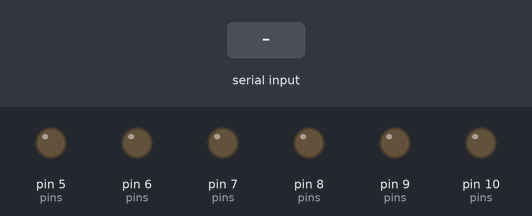
Recording of a sketch running on a simulated Arduino Uno, built with avr-gcc and run on an emulated ATmega328P. Shown: output pins drawn as LEDs (lit = HIGH). The inputs (shaded band) are chosen by the test bench. What the sketch prints to the serial monitor is not drawn.

Above: at 1.2 s.
1.3 s: "90,45\n" received over Serial
At 1.7 s:
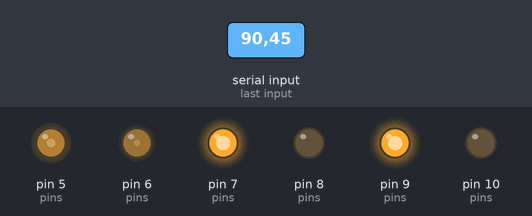
3.3 s: "30,150\n" received over Serial
At 3.7 s:
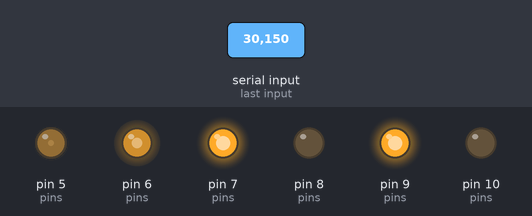
5.3 s: "1,90\n" received over Serial
At 5.7 s:
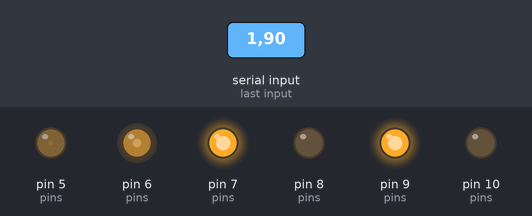
Timing chart, 0 to 8.3 s (numbered marks = the images above; inputs shaded):
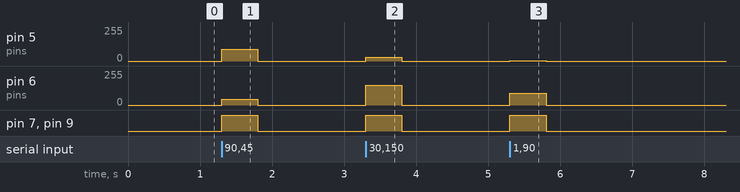

Measured:
- after the input at 1.3 s, pin 5 (pins): 0/255 → 90/255 at once, → 0/255 0.50 s later; pin 6 (pins): 0/255 → 45/255 at once, → 0/255 0.50 s later; pin 7 (pins), pin 9 (pins): LOW → HIGH at once, → LOW 0.50 s later
- after the input at 3.3 s, pin 5 (pins): 0/255 → 30/255 at once, → 0/255 0.50 s later; pin 6 (pins): 0/255 → 150/255 at once, → 0/255 0.50 s later; pin 7 (pins), pin 9 (pins): LOW → HIGH at once, → LOW 0.50 s later
- after the input at 5.3 s, pin 5 (pins): 0/255 → 1/255 at once, → 0/255 0.50 s later; pin 6 (pins): 0/255 → 90/255 at once, → 0/255 0.50 s later; pin 7 (pins), pin 9 (pins): LOW → HIGH at once, → LOW 0.50 s later

The sketch:

robot_car_motor.ino
```cpp
/*
 * robot_car_motor.ino : ROS2 시리얼 노드의 명령을 받아 2바퀴 모터를 구동
 *
 * 프로토콜 (PC -> 아두이노, 115200bps, 한 줄에 명령 하나)
 *     "L,R\n"    L, R = 왼쪽/오른쪽 PWM  (-255 ~ 255, 음수 = 후진)
 *     예) "150,150\n" 전진   "-120,120\n" 제자리 좌회전   "0,0\n" 정지
 *
 * 안전장치: CMD_TIMEOUT_MS 동안 명령이 안 오면 자동 정지
 *           (USB가 빠지거나 ROS 노드가 죽어도 차가 혼자 달리지 않음)
 *
 * 시리얼 모니터(115200, 줄 끝: 새 줄)에서 "100,100" 을 직접 쳐서 ROS 없이 테스트 가능.
 *
 * 모터 드라이버: L298N 기준 (TB6612 도 IN1/IN2/PWM 구조가 같아서 핀만 바꾸면 됨,
 *               TB6612 는 STBY 핀을 HIGH 로 연결)
 */

// ---------------- 배선 (실제 연결에 맞게 수정) ----------------
// 왼쪽 모터 = L298N 의 A 채널
const int LEFT_EN  = 5;   // ENA (PWM 핀이어야 함: 우노 기준 3,5,6,9,10,11)
const int LEFT_IN1 = 7;   // IN1
const int LEFT_IN2 = 8;   // IN2
// 오른쪽 모터 = L298N 의 B 채널
const int RIGHT_EN  = 6;  // ENB (PWM 핀)
const int RIGHT_IN1 = 9;  // IN3
const int RIGHT_IN2 = 10; // IN4

// 전진 명령인데 바퀴가 뒤로 돌면 해당 쪽을 true 로 (배선 반대로 바꾸는 것과 같은 효과)
const bool LEFT_INVERT  = false;
const bool RIGHT_INVERT = false;

const unsigned long BAUD = 115200;
const unsigned long CMD_TIMEOUT_MS = 500;
// --------------------------------------------------------------

char buf[32];
byte bufLen = 0;
unsigned long lastCmdMs = 0;

void setMotor(int en, int in1, int in2, int pwm, bool invert) {
  if (invert) pwm = -pwm;
  pwm = constrain(pwm, -255, 255);
  if (pwm > 0) {
    digitalWrite(in1, HIGH); digitalWrite(in2, LOW);
  } else if (pwm < 0) {
    digitalWrite(in1, LOW);  digitalWrite(in2, HIGH);
  } else {
    digitalWrite(in1, LOW);  digitalWrite(in2, LOW);   // 정지(프리런)
  }
  analogWrite(en, abs(pwm));
}

void drive(int left, int right) {
  setMotor(LEFT_EN,  LEFT_IN1,  LEFT_IN2,  left,  LEFT_INVERT);
  setMotor(RIGHT_EN, RIGHT_IN1, RIGHT_IN2, right, RIGHT_INVERT);
}

// "L,R" 한 줄 처리. 형식이 틀리면 무시하고 에러 응답
void handleLine(char *line) {
  char *comma = strchr(line, ',');
  if (comma == NULL) {
    Serial.println("ERR format, use L,R");
    return;
  }
  *comma = '\0';
  int left  = atoi(line);
  int right = atoi(comma + 1);
  drive(left, right);
  lastCmdMs = millis();
}

void setup() {
  int pins[] = {LEFT_EN, LEFT_IN1, LEFT_IN2, RIGHT_EN, RIGHT_IN1, RIGHT_IN2};
  for (int p : pins) pinMode(p, OUTPUT);
  drive(0, 0);
  Serial.begin(BAUD);
  Serial.println("READY");
}

void loop() {
  // 한 글자씩 모아서 '\n' 이 오면 한 줄 처리 (String 클래스 안 씀: 메모리 단편화 방지)
  while (Serial.available() > 0) {
    char c = Serial.read();
    if (c == '\n' || c == '\r') {
      if (bufLen > 0) {
        buf[bufLen] = '\0';
        handleLine(buf);
        bufLen = 0;
      }
    } else if (bufLen < sizeof(buf) - 1) {
      buf[bufLen++] = c;
    } else {
      bufLen = 0;  // 너무 긴 줄은 버림
    }
  }

  // 워치독: 명령이 끊기면 정지
  if (millis() - lastCmdMs > CMD_TIMEOUT_MS) {
    drive(0, 0);
  }
}
```
